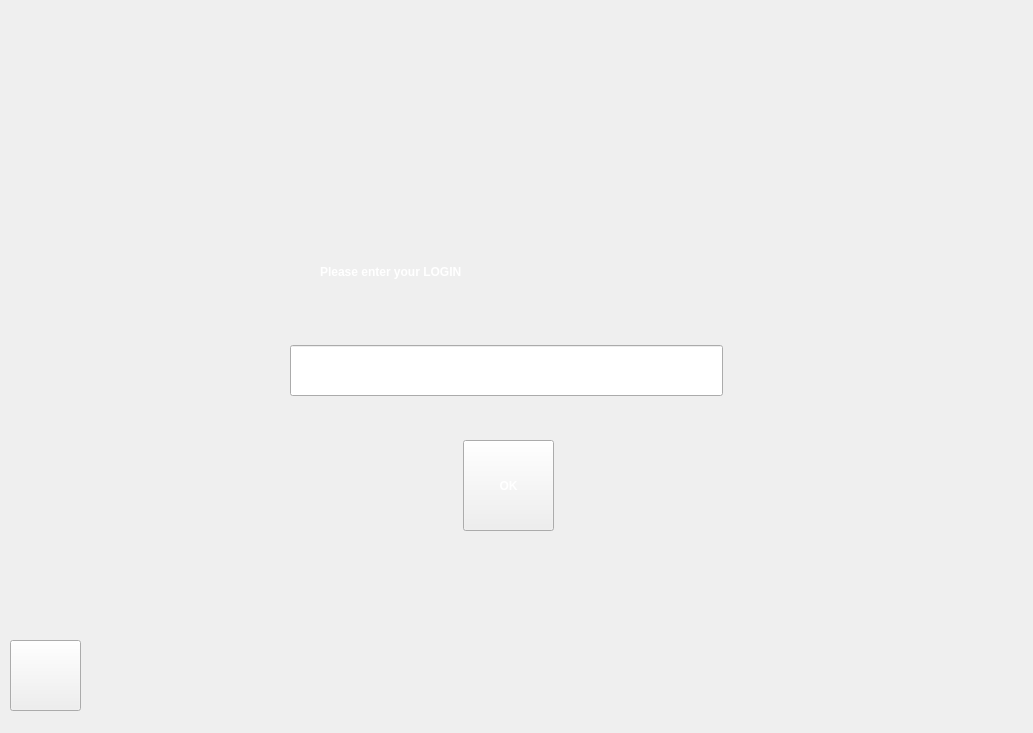
    <widget class="QWidget" name="signInScreen">
     <property name="styleSheet">
      <string notr="true"/>
     </property>
     <widget class="QLabel" name="signInScreenBackLabel">
      <property name="geometry">
       <rect>
        <x>0</x>
        <y>0</y>
        <width>1024</width>
        <height>724</height>
       </rect>
      </property>
      <property name="styleSheet">
       <string notr="true">background-image: url(:/backs/backs/loginSceneBack.png);</string>
      </property>
      <property name="text">
       <string/>
      </property>
     </widget>
     <widget class="QPushButton" name="signInScreenOKBtn">
      <property name="geometry">
       <rect>
        <x>463</x>
        <y>440</y>
        <width>91</width>
        <height>91</height>
       </rect>
      </property>
      <property name="styleSheet">
       <string notr="true">font: 75 20pt &quot;Nirmala UI&quot;;
font-weight: bold;
color: white;
border-image: url(:/icons/icons/roundButton.png);</string>
      </property>
      <property name="text">
       <string>OK</string>
      </property>
     </widget>
     <widget class="QLabel" name="signInEnterLabel">
      <property name="geometry">
       <rect>
        <x>320</x>
        <y>231</y>
        <width>381</width>
        <height>81</height>
       </rect>
      </property>
      <property name="styleSheet">
       <string notr="true">font: 75 25pt &quot;Nirmala UI&quot;;
font-weight: bold;
color: white;</string>
      </property>
      <property name="text">
       <string>Please enter your LOGIN</string>
      </property>
     </widget>
     <widget class="QLineEdit" name="signInLineEdit">
      <property name="geometry">
       <rect>
        <x>290</x>
        <y>345</y>
        <width>433</width>
        <height>51</height>
       </rect>
      </property>
     </widget>
     <widget class="QPushButton" name="signInLogOutBtn">
      <property name="geometry">
       <rect>
        <x>10</x>
        <y>640</y>
        <width>71</width>
        <height>71</height>
       </rect>
      </property>
      <property name="styleSheet">
       <string notr="true">border-image: url(:/icons/icons/signOutBtnColor.png);</string>
      </property>
      <property name="text">
       <string/>
      </property>
     </widget>
     <widget class="QLabel" name="signInErrorLabel">
      <property name="geometry">
       <rect>
        <x>220</x>
        <y>300</y>
        <width>571</width>
        <height>41</height>
       </rect>
      </property>
      <property name="styleSheet">
       <string notr="true">font: 75 15pt &quot;Nirmala UI&quot;;
font-weight: bold;
color: red;</string>
      </property>
      <property name="text">
       <string/>
      </property>
     </widget>
    </widget>
